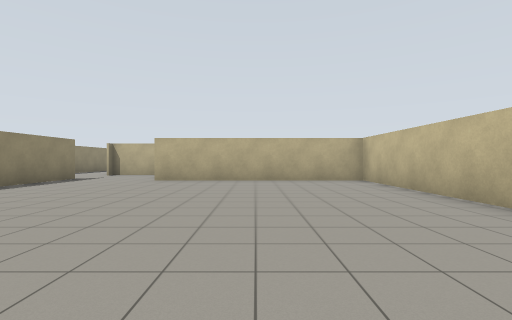
View 1 (above)

21 first-person views from a walk through a Gazebo world. The camera is 1.2 m above the floor, looks level and sees 85° across. The floor is counted in squares, 2 m on a side. Each view is taken from the middle of a square. On the plan, view 1 faces up. The plan holds only what a view shows up to about 9 squares ahead; the rest is blank. Simple shapes stand in for some stock models.

View 2
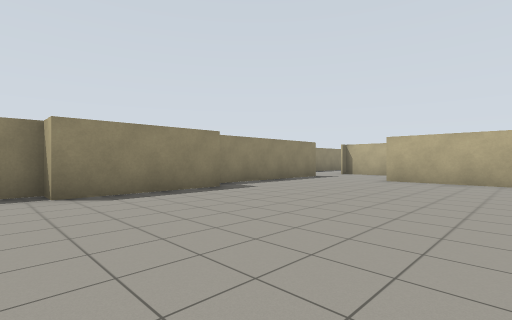

View 3
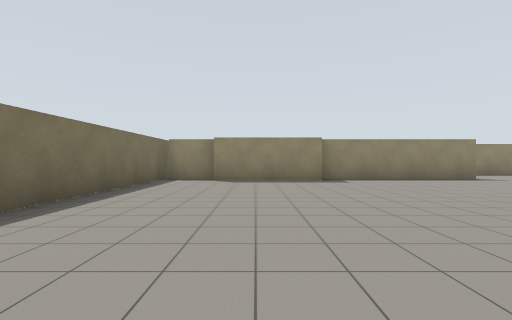

View 4
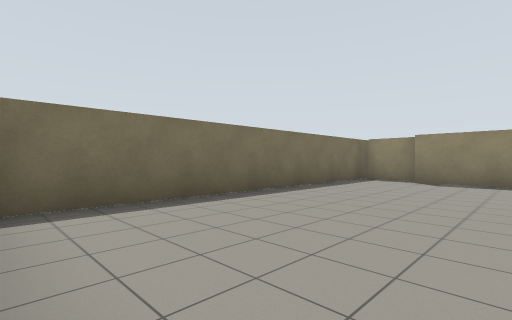

View 5
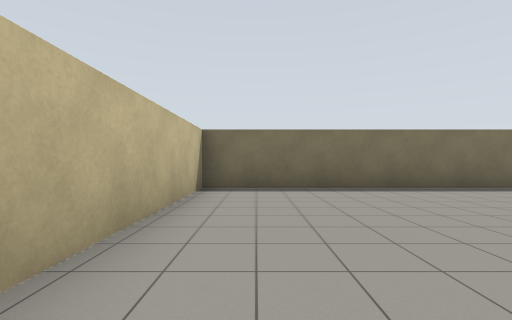

View 6
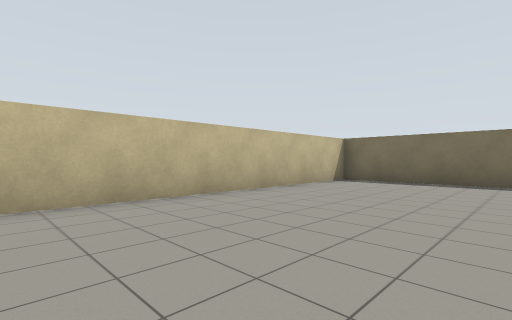

View 7
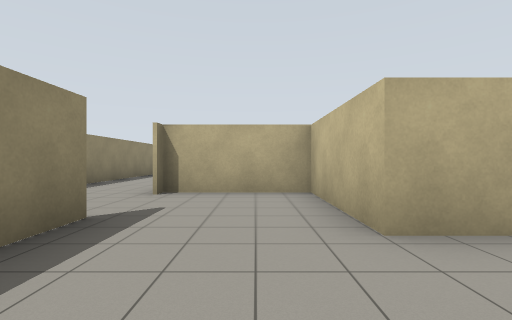

View 8
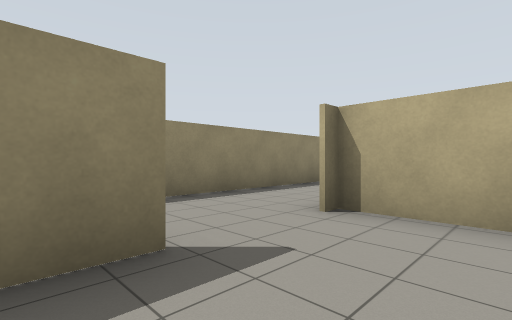

View 9
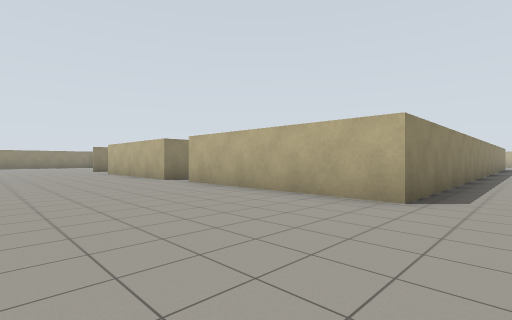

View 10
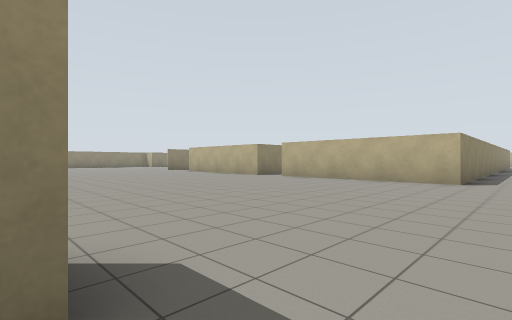

View 11
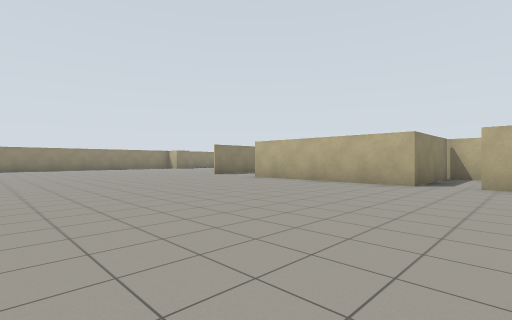

View 12
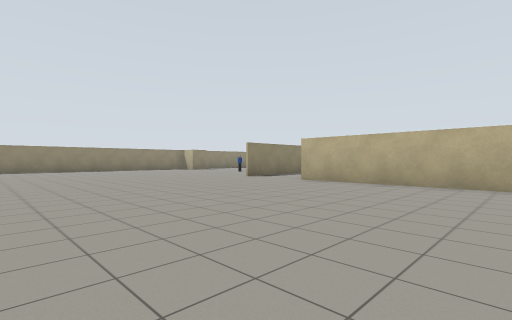

View 13
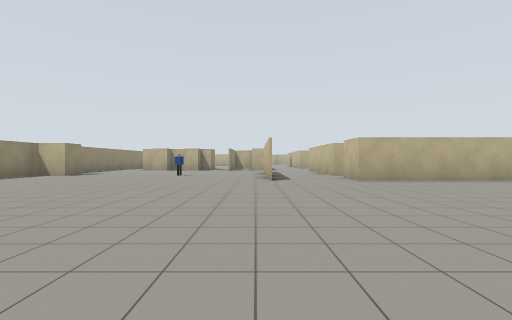

View 14
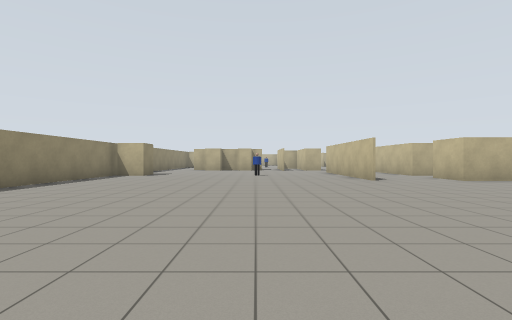

View 15
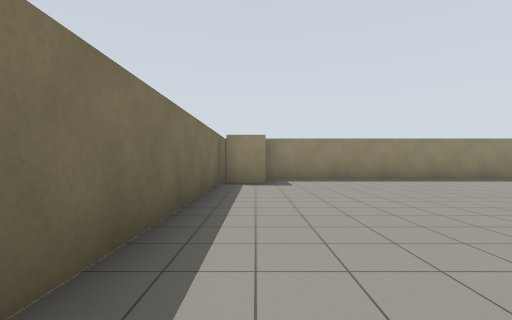

View 16
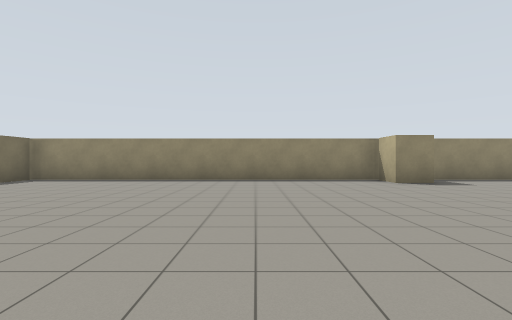

View 17
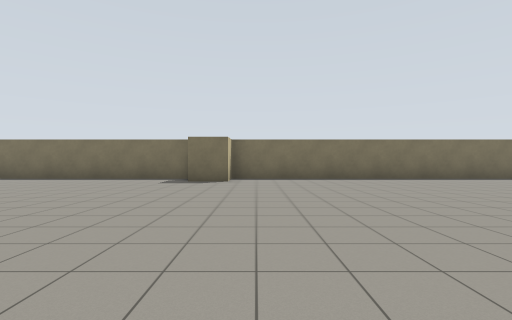

View 18
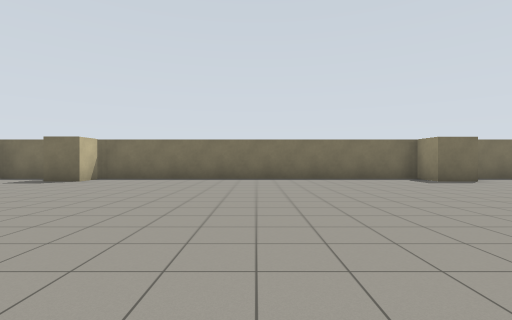

View 19
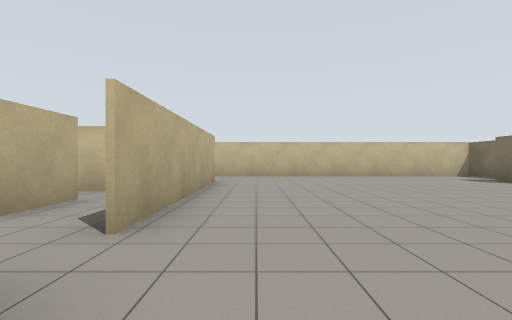

View 20
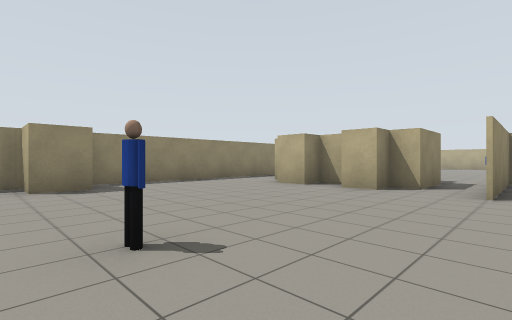

View 21
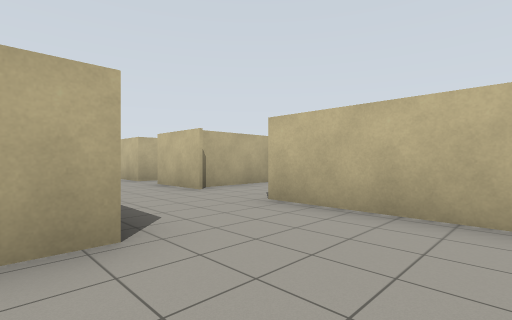

### Floor plan
Points are (right, up) in squares from view 1. A wall is a line through its corners. A room is listed if a view was taken in it or the views show most of it. See-through windows are left out.
Room 1 (views 1, 2, 3, 4, 5, 6, 7, 8)
walls: (-5.1, 4) (-5.1, 0.8) (-5.8, 0.8) (-5.8, -0.8); (-5.8, 9) (-5.8, 4); (-7.2, -0.9) (3.1, -0.9) (3.1, 8.1) (-3, 8.1)
ways out: opening at (-4.5, 8) to room 4
Room 2 (views 9, 10, 11, 12, 13, 14, 15, 16, 17, 19, 20, 21)
walls: (-22.6, 8.1) (-22.6, 9); (-14.9, 8.1) (-20, 8.1); (-20.2, -0.9) (-20.2, 0.2) (-19.1, 0.2) (-19.1, -0.9); (-30.3, 11.8) (-30.3, 10.7) (-31.4, 10.7) (-31.4, -0.9) (-9.1, -0.9) (-9.1, 0.2) (-8, 0.2); (-25.6, 16.4) (-26.2, 16.4) (-26.2, 15.7) (-27, 15.7); (-31.4, 0.2) (-30.3, 0.2) (-30.3, -0.7); (-28, 15.7) (-28.9, 15.7); (-27.2, 16.4) (-28, 16.4); (-8.3, 8.1) (-13.9, 8.1); (-31.4, 15.4) (-31.4, 11.9); (-5.8, 6.1) (-5.8, 7.5)
ways out: opening at (-14, 8) to room 3; opening at (-7, 8) to room 4; opening at (-25, 17); opening at (-21.5, 9)
objects: person (-26, 11)
Room 3 (view 18)
walls: (-11.6, 9.7) (-13.1, 9.7); (-14.1, 11.4) (-14.9, 11.4) (-14.9, 8.1)
ways out: opening at (-14, 8) to room 2
Room 4 (no view inside)
walls: (-5.8, 10.8) (-5.8, 12.8); (-5.8, 7.5) (-5.8, 9); (-8.3, 14.4) (-8.3, 8.1); (-3, 8.1) (-3, 11.1) (-5.8, 11.1)
ways out: opening at (-4.5, 8) to room 1; opening at (-7, 8) to room 2

Positions as (right, up) in squares from view 1, and headings:
1: (0, 0), facing up
2: (0, 0), facing up-left
3: (3, 2), facing left
4: (3, 3), facing down-left
5: (2, 5), facing down
6: (-1, 7), facing down-right
7: (-4, 6), facing up
8: (-4, 8), facing up-left
9: (-7, 4), facing up-left
10: (-7, 0), facing up-left
11: (-13, 1), facing up-left
12: (-15, 1), facing up-left
13: (-23, 0), facing up
14: (-26, 0), facing up
15: (-23, 0), facing left
16: (-23, 7), facing left
17: (-21, 8), facing down
18: (-14, 8), facing down
19: (-16, 7), facing right
20: (-24, 10), facing up-left
21: (-9, 6), facing up-right
